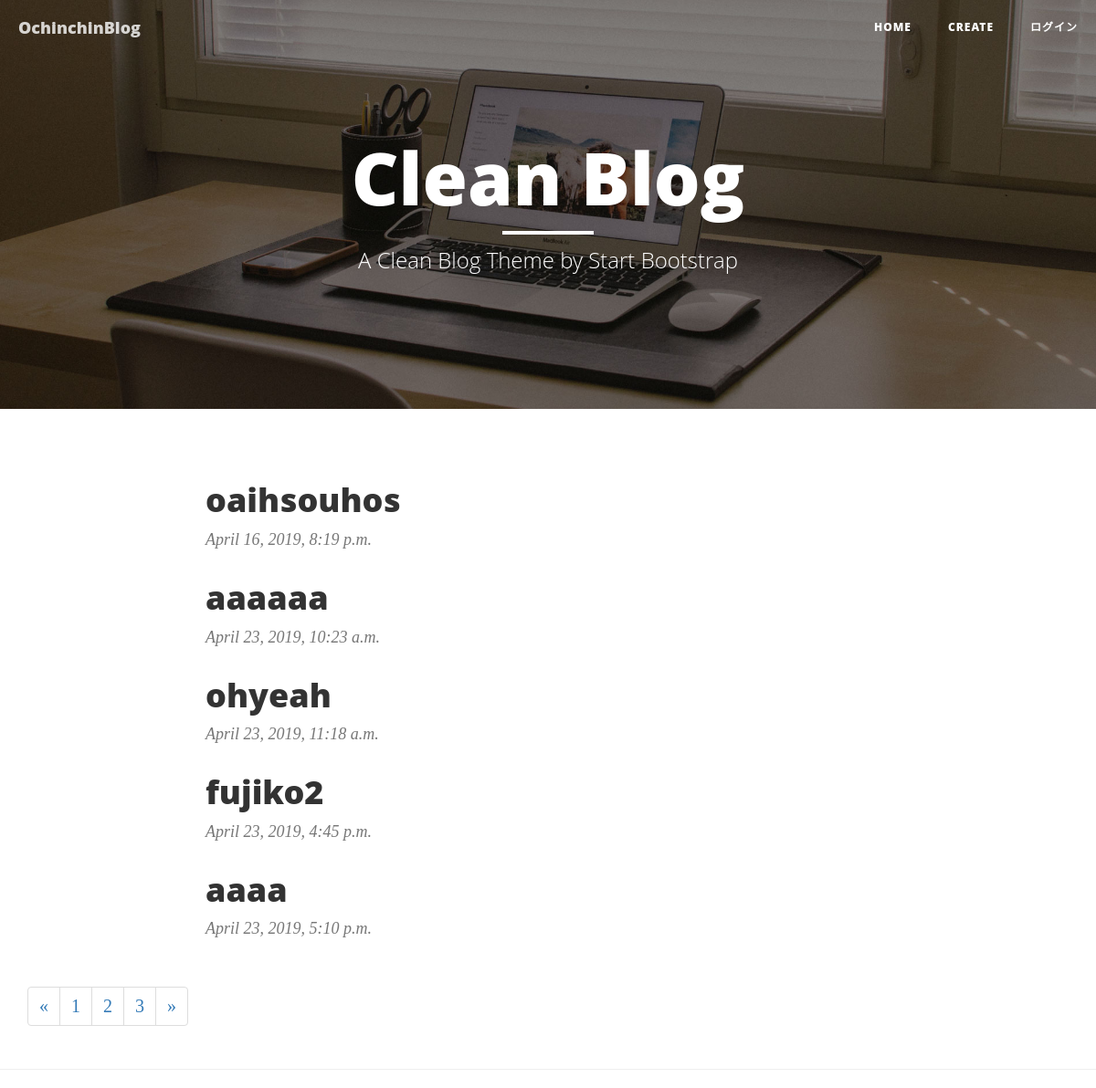
The page / on the database its author committed.
### blog/models.py (models this page shows)
class Blog(models.Model):
    content = models.CharField(max_length=140)
    posted_date = models.DateTimeField(auto_now_add=True)

### blog/views.py (the view)
# urls.py: path("",BlogListView.as_view(),name='index'),
class BlogListView(ListView):
    model = Blog
    context_object_name = "blogs"
    paginate_by = 5

### blog/templates/blog/blog_list.html (shortened to what this page needs)
{% extends "base.html"%}
{% block body%}
<div class="row">
    <div class="col-lg-8 col-lg-offset-2 col-md-10 col-md-offset-1">
        {%for blog in blogs %}
        <div class="post-preview">
            <a href="{%url 'detail' blog.id %}">
                <h2 class="post-title">
                    {{blog.content}}
                </h2>
            </a>
            <p class="post-meta">{{blog.posted_date}}</p>
        </div>
        {%endfor%}
    </div>
</div>
{% if is_paginated%}
<nav aria-label="Page navigation">
    <ul class="pagination">
        <li>
            <a href="" aria-label="Previous">
                <span aria-hidden="true">&laquo;</span>
            </a>
        </li>
        {%for page in paginator.page_range%}
            <li><a href="?page={{page}}">{{page}}</a></li>
        {%endfor%}
        <li>
            <a href="#" aria-label="Previous">
                <span aria-hidden="true">&raquo;</span>
            </a>
        </li>
    </ul>
</nav>
{% endif %}
{% endblock%}

### microblog/templates/base.html (shortened to what this page needs)
{%load static%}
<!DOCTYPE html>
<html lang="en">
<head>
    <link href="{%static 'vendor/bootstrap/css/bootstrap.min.css' %}" rel="stylesheet">
    <link href="{%static 'css/clean-blog.min.css' %}" rel="stylesheet">
</head>
<body>
    {% include "navi.html"%}
    <header class="intro-header" style="background-image: url({% static 'img/home-bg.jpg' %})">
        <div class="container">
            <div class="row">
                <div class="col-lg-8 col-lg-offset-2 col-md-10 col-md-offset-1">
                    <div class="site-heading">
                        <h1>Clean Blog</h1>
                        <hr class="small">
                        <span class="subheading">A Clean Blog Theme by Start Bootstrap</span>
                    </div>
                </div>
            </div>
        </div>
    </header>
    <div class="container">
        {%block body%}{%endblock%}
    </div>
    <hr>
</body>
</html>

### microblog/templates/navi.html (shortened to what this page needs)
<nav class="navbar navbar-default navbar-custom navbar-fixed-top">
    <div class="container-fluid">
        <div class="navbar-header page-scroll">
            <a class="navbar-brand" href="{%url 'index'%}">OchinchinBlog</a>
        </div>
        <div class="collapse navbar-collapse" id="bs-example-navbar-collapse-1">
            <ul class="nav navbar-nav navbar-right">
                <li>
                    <a href="{%url 'index'%}">Home</a>
                </li>
                <li>
                    <a href="{%url 'create'%}">Create</a>
                </li>
                {%if user.is_authenticated%}
                <li><a href="#">{{user.username}}</a></li>
                <li><a href="{%url 'logout'%}">ログアウト</a></li>
                {%else%}
                <li><a href="{%url 'login'%}?next={{request.path}}">ログイン</a></li>
                {%endif%}
            </ul>
        </div>
    </div>
</nav>

### rows shown on the page
Blog: content "oaihsouhos", posted_date "April 16, 2019, 8:19 p.m."
Blog: content "aaaaaa", posted_date "April 23, 2019, 10:23 a.m."
Blog: content "ohyeah", posted_date "April 23, 2019, 11:18 a.m."
Blog: content "fujiko2", posted_date "April 23, 2019, 4:45 p.m."
Blog: content "aaaa", posted_date "April 23, 2019, 5:10 p.m."

### other values the page prints
{{ page }} "1" "2" "3"
